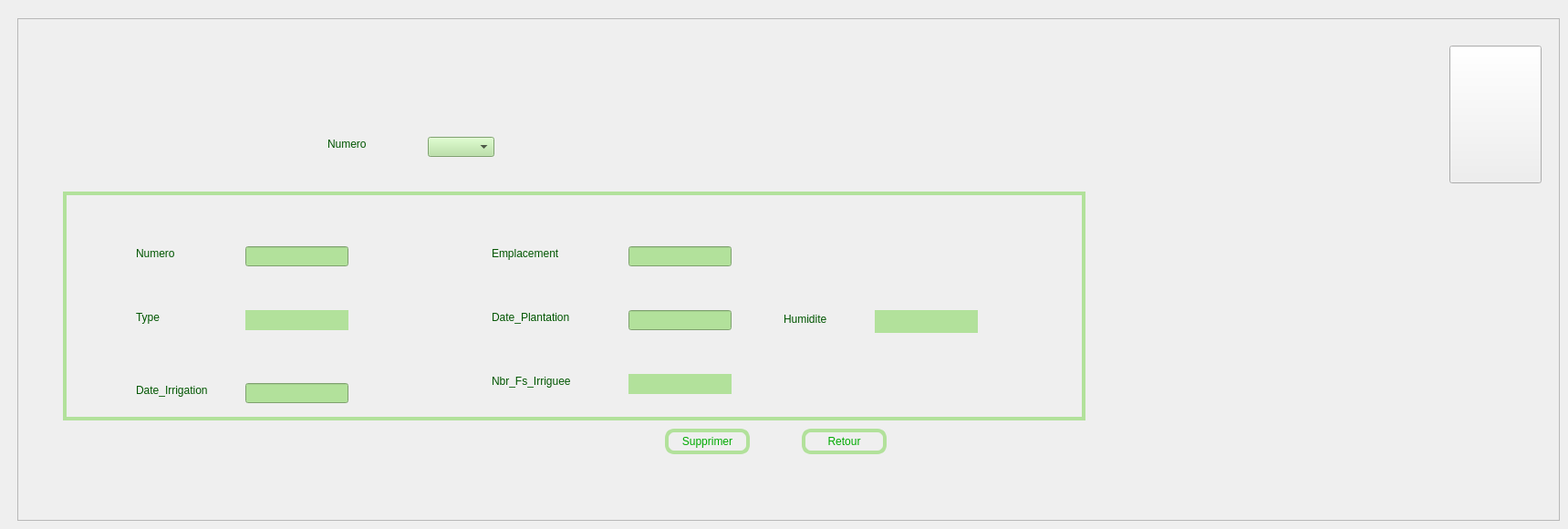
    <widget class="QWidget" name="page_15">
     <widget class="QFrame" name="frame_plante_2">
      <property name="geometry">
       <rect>
        <x>19</x>
        <y>20</y>
        <width>1691</width>
        <height>551</height>
       </rect>
      </property>
      <property name="frameShape">
       <enum>QFrame::StyledPanel</enum>
      </property>
      <property name="frameShadow">
       <enum>QFrame::Raised</enum>
      </property>
      <widget class="QLabel" name="label_20">
       <property name="geometry">
        <rect>
         <x>130</x>
         <y>250</y>
         <width>81</width>
         <height>16</height>
        </rect>
       </property>
       <property name="styleSheet">
        <string notr="true">font:10pt&quot;Centaur&quot;;
color:rgb(0,85,0);</string>
       </property>
       <property name="text">
        <string>Numero</string>
       </property>
      </widget>
      <widget class="QLabel" name="label_21">
       <property name="geometry">
        <rect>
         <x>130</x>
         <y>320</y>
         <width>56</width>
         <height>16</height>
        </rect>
       </property>
       <property name="styleSheet">
        <string notr="true">font:10pt&quot;Centaur&quot;;
color:rgb(0,85,0);</string>
       </property>
       <property name="text">
        <string>Type</string>
       </property>
      </widget>
      <widget class="QLabel" name="label_22">
       <property name="geometry">
        <rect>
         <x>130</x>
         <y>400</y>
         <width>121</width>
         <height>16</height>
        </rect>
       </property>
       <property name="styleSheet">
        <string notr="true">font:10pt&quot;Centaur&quot;;
color:rgb(0,85,0);</string>
       </property>
       <property name="text">
        <string>Date_Irrigation</string>
       </property>
      </widget>
      <widget class="QLabel" name="label_23">
       <property name="geometry">
        <rect>
         <x>340</x>
         <y>130</y>
         <width>71</width>
         <height>16</height>
        </rect>
       </property>
       <property name="styleSheet">
        <string notr="true">font:10pt&quot;Centaur&quot;;
color:rgb(0,85,0);</string>
       </property>
       <property name="text">
        <string>Numero</string>
       </property>
      </widget>
      <widget class="QLabel" name="label_24">
       <property name="geometry">
        <rect>
         <x>520</x>
         <y>250</y>
         <width>111</width>
         <height>16</height>
        </rect>
       </property>
       <property name="styleSheet">
        <string notr="true">font:10pt&quot;Centaur&quot;;
color:rgb(0,85,0);</string>
       </property>
       <property name="text">
        <string>Emplacement</string>
       </property>
      </widget>
      <widget class="QLabel" name="label_25">
       <property name="geometry">
        <rect>
         <x>520</x>
         <y>320</y>
         <width>111</width>
         <height>16</height>
        </rect>
       </property>
       <property name="styleSheet">
        <string notr="true">font:10pt&quot;Centaur&quot;;
color:rgb(0,85,0);</string>
       </property>
       <property name="text">
        <string>Date_Plantation</string>
       </property>
      </widget>
      <widget class="QLabel" name="label_26">
       <property name="geometry">
        <rect>
         <x>520</x>
         <y>390</y>
         <width>121</width>
         <height>16</height>
        </rect>
       </property>
       <property name="styleSheet">
        <string notr="true">font:10pt&quot;Centaur&quot;;
color:rgb(0,85,0);</string>
       </property>
       <property name="text">
        <string>Nbr_Fs_Irriguee</string>
       </property>
      </widget>
      <widget class="QLineEdit" name="le_Numero_supp1_plante">
       <property name="geometry">
        <rect>
         <x>250</x>
         <y>250</y>
         <width>113</width>
         <height>22</height>
        </rect>
       </property>
       <property name="styleSheet">
        <string notr="true">background-color:rgb(178,225,155);</string>
       </property>
      </widget>
      <widget class="QLineEdit" name="le_Date_supp_plante">
       <property name="geometry">
        <rect>
         <x>250</x>
         <y>400</y>
         <width>113</width>
         <height>22</height>
        </rect>
       </property>
       <property name="styleSheet">
        <string notr="true">background-color:rgb(178,225,155);</string>
       </property>
      </widget>
      <widget class="QLineEdit" name="le_Emplacement_supp_plante">
       <property name="geometry">
        <rect>
         <x>670</x>
         <y>250</y>
         <width>113</width>
         <height>22</height>
        </rect>
       </property>
       <property name="styleSheet">
        <string notr="true">background-color:rgb(178,225,155);</string>
       </property>
      </widget>
      <widget class="QLineEdit" name="le_Date_supp1_plante">
       <property name="geometry">
        <rect>
         <x>670</x>
         <y>320</y>
         <width>113</width>
         <height>22</height>
        </rect>
       </property>
       <property name="styleSheet">
        <string notr="true">background-color:rgb(178,225,155);</string>
       </property>
      </widget>
      <widget class="QComboBox" name="le_Numero_supp_plante">
       <property name="geometry">
        <rect>
         <x>450</x>
         <y>130</y>
         <width>73</width>
         <height>22</height>
        </rect>
       </property>
       <property name="styleSheet">
        <string notr="true">background-color:rgb(178,225,155);</string>
       </property>
      </widget>
      <widget class="QPushButton" name="pb_supprimer_plante">
       <property name="geometry">
        <rect>
         <x>710</x>
         <y>450</y>
         <width>93</width>
         <height>28</height>
        </rect>
       </property>
       <property name="styleSheet">
        <string notr="true">font:10pt&quot;Centaur&quot;;
color:rgb(0,170,0);
border-radius:10px;
border:4px solid rgb(178,225,155);</string>
       </property>
       <property name="text">
        <string>Supprimer</string>
       </property>
      </widget>
      <widget class="QPushButton" name="retour1_plante">
       <property name="geometry">
        <rect>
         <x>860</x>
         <y>450</y>
         <width>93</width>
         <height>28</height>
        </rect>
       </property>
       <property name="styleSheet">
        <string notr="true">font:10pt&quot;Centaur&quot;;
color:rgb(0,170,0);
border-radius:10px;
border:4px solid rgb(178,225,155);</string>
       </property>
       <property name="text">
        <string>Retour</string>
       </property>
      </widget>
      <widget class="QPushButton" name="pushButton_19">
       <property name="geometry">
        <rect>
         <x>1570</x>
         <y>30</y>
         <width>101</width>
         <height>151</height>
        </rect>
       </property>
       <property name="styleSheet">
        <string notr="true">image: url(:/logo ....png);
border-image: url(:/logo ....png);</string>
       </property>
       <property name="text">
        <string/>
       </property>
      </widget>
      <widget class="QFrame" name="frame_4">
       <property name="geometry">
        <rect>
         <x>50</x>
         <y>190</y>
         <width>1121</width>
         <height>251</height>
        </rect>
       </property>
       <property name="styleSheet">
        <string notr="true">border:4px solid rgb(178,225,155);</string>
       </property>
       <property name="frameShape">
        <enum>QFrame::StyledPanel</enum>
       </property>
       <property name="frameShadow">
        <enum>QFrame::Raised</enum>
       </property>
       <widget class="QLineEdit" name="le_Type_supp_plante">
        <property name="geometry">
         <rect>
          <x>200</x>
          <y>130</y>
          <width>113</width>
          <height>22</height>
         </rect>
        </property>
        <property name="styleSheet">
         <string notr="true">background-color:rgb(178,225,155);</string>
        </property>
       </widget>
       <widget class="QLineEdit" name="le_Nbr_supp_plante">
        <property name="geometry">
         <rect>
          <x>620</x>
          <y>200</y>
          <width>113</width>
          <height>22</height>
         </rect>
        </property>
        <property name="styleSheet">
         <string notr="true">background-color:rgb(178,225,155);</string>
        </property>
       </widget>
       <widget class="QLabel" name="label_35">
        <property name="geometry">
         <rect>
          <x>790</x>
          <y>130</y>
          <width>111</width>
          <height>20</height>
         </rect>
        </property>
        <property name="styleSheet">
         <string notr="true">font:10pt&quot;Centaur&quot;;
color:rgb(0,85,0);
border:rgb(255,255,255);</string>
        </property>
        <property name="text">
         <string>Humidite</string>
        </property>
       </widget>
       <widget class="QLineEdit" name="humidite_2">
        <property name="geometry">
         <rect>
          <x>890</x>
          <y>130</y>
          <width>113</width>
          <height>25</height>
         </rect>
        </property>
        <property name="styleSheet">
         <string notr="true">background-color:rgb(178,225,155);</string>
        </property>
       </widget>
      </widget>
      <zorder>frame_4</zorder>
      <zorder>label_20</zorder>
      <zorder>label_21</zorder>
      <zorder>label_22</zorder>
      <zorder>label_23</zorder>
      <zorder>label_24</zorder>
      <zorder>label_25</zorder>
      <zorder>label_26</zorder>
      <zorder>le_Numero_supp1_plante</zorder>
      <zorder>le_Date_supp_plante</zorder>
      <zorder>le_Emplacement_supp_plante</zorder>
      <zorder>le_Date_supp1_plante</zorder>
      <zorder>le_Numero_supp_plante</zorder>
      <zorder>pb_supprimer_plante</zorder>
      <zorder>retour1_plante</zorder>
      <zorder>pushButton_19</zorder>
     </widget>
    </widget>
